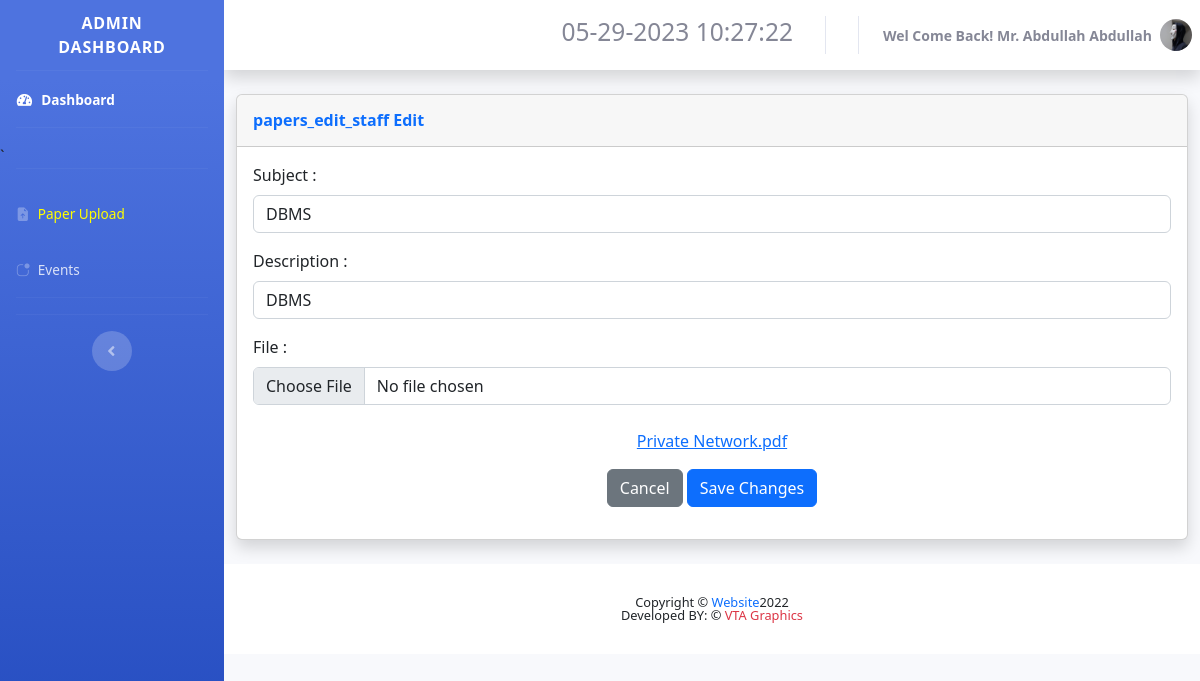
The page /hilurians2/pastpapers_edit_staff.php?uid=11 (signed in) on the database its author committed.
### tables this page shows
CREATE TABLE `user` (
  `ID` int(11) NOT NULL,
  `First_Name` varchar(20) NOT NULL,
  `Last_Name` varchar(20) NOT NULL,
  `dob` date NOT NULL,
  `Gender` varchar(6) NOT NULL,
  `email` varchar(35) NOT NULL,
  `phone` varchar(10) NOT NULL,
  `username` varchar(15) NOT NULL,
  `password` text NOT NULL,
  `usertype` varchar(30) NOT NULL,
  `created_time` datetime NOT NULL DEFAULT current_timestamp(),
  `index_or_staff` varchar(5) NOT NULL,
  `NIC` varchar(12) NOT NULL,
  `image` text NOT NULL,
  `u_status` int(1) NOT NULL
);

CREATE TABLE `papers` (
  `id` int(11) NOT NULL,
  `by_upload` text NOT NULL,
  `subject` varchar(20) NOT NULL,
  `description` varchar(100) NOT NULL,
  `file` text NOT NULL,
  `status` int(1) NOT NULL
);

### hilurians2/pastpapers_edit_staff.php (the view, shortened to what this page needs)
<?php
    include 'session.php';
?>
<!DOCTYPE html>
<html lang="en">
<head>
    <link href="vendor/fontawesome-free/css/all.min.css" rel="stylesheet" type="text/css">
    <link href="css/sb-admin-2.min.css" rel="stylesheet">
    <link rel="stylesheet" href="https://cdn.jsdelivr.net/npm/bootstrap-icons@1.10.2/font/bootstrap-icons.css">
    <link rel="stylesheet" href="https://cdnjs.cloudflare.com/ajax/libs/normalize/5.0.0/normalize.min.css">
    <link rel="stylesheet" href="css/stylesearch.css">
    <link href="vendor/select2/select2.min.css" rel="stylesheet" media="all">
    <link href="vendor/datepicker/daterangepicker.css" rel="stylesheet" media="all">
    <link rel="stylesheet" href="https://pro.fontawesome.com/releases/v5.10.0/css/all.css"/>
    <link rel="stylesheet" href="./css/bootstrap.min.css">
    <link rel="stylesheet" href="./fullcalendar/lib/main.min.css">
</head>
<body id="page-top">
    <link rel="stylesheet" href="https://use.fontawesome.com/releases/v5.1.0/css/all.css">
    <div id="wrapper">
        <ul class="navbar-nav bg-gradient-primary sidebar sidebar-dark accordion" id="accordionSidebar">
            <a class="sidebar-brand d-flex align-items-center justify-content-center" href="#">
                <div class="sidebar-brand-text mx-3">Admin Dashboard <sup></sup></div>
            </a>
            <hr class="sidebar-divider my-0">
            <li class="nav-item active">
                <a class="nav-link" href="admin.php">
                    <i class="fas fa-fw fa-tachometer-alt"></i>
                    <span>Dashboard</span></a>
            </li>
            <hr class="sidebar-divider">
            `
            <hr class="sidebar-divider">
             <li class="nav-item">
                <a class="nav-link" href="pastpapers_staff.php">
                <i class="bi bi-file-earmark-arrow-up-fill"></i>
                    <span style="color:Yellow;">Paper Upload</span>
                </a>
            </li>
            <li class="nav-item">
                <a class="nav-link" href="events_front.php">
                    <i class="bi bi-app-indicator"></i>
                    <span>Events</span></a>
            </li>
            <hr class="sidebar-divider d-none d-md-block">
            <hr class="sidebar-divider d-none d-md-block">
            <div class="text-center d-none d-md-inline">
                <button class="rounded-circle border-0" id="sidebarToggle"></button>
            </div>
        </ul>
        <div id="content-wrapper" class="d-flex flex-column">
            <div id="content">
                <nav class="navbar navbar-expand navbar-light bg-white topbar mb-4 static-top shadow">
                    <ul class="navbar-nav ml-auto">
                        <li class="nav-item dropdown no-arrow">
                            <a class="nav-link" href="#" role="button">
                                <h3><span class="mr-2 d-none d-lg-inline text-gray-600 small" id="date-time"></span></h3>
                            </a>
                        </li>
                        <li class="nav-item dropdown no-arrow">
                            <a class="nav-link dropdown-toggle" href="#" id="userDropdown" role="button"
                                data-toggle="dropdown" aria-haspopup="true" aria-expanded="false">
                                <span class="mr-2 d-none d-lg-inline text-gray-600 small">
                                    <b>
                                    <?php
                                        $sql="SELECT * FROM user WHERE username='".$_SESSION["username"]."'";
                                        $exe=mysqli_query($con,$sql);
                                        $row=mysqli_fetch_array($exe);
                                            $fname=$row['First_Name'];
                                            $lname=$row['Last_Name'];
                                            $gender=$row['Gender'];
                                        if ($gender == "Male")
                                        {
                                            echo "Wel Come Back! Mr.  ".$fname." ".$lname;
                                        }
                                        else
                                        {
                                            echo "Wel Come Back! Ms.  ".$fname." ".$lname;
                                        }
                                    ?>
                                    </b>
                                </span>
                                <img class="img-profile rounded-circle"
                                    src="img/<?php echo $row['image']; ?>">
                            </a>
                        </li>
                    </ul>
                </nav>
<div class="container-fluid">
    <div class="card shadow mb-4">
        <div class="card-header py-3">
        <h6 class="m-0 font-weight-bold text-primary">papers_edit_staff Edit </h6>
        </div>
        <div class="card-body">
            <?php
                $id=$_GET['uid'];
                $sql1="SELECT * FROM papers WHERE id='$id';";
                $res1=mysqli_query($con,$sql1);
                $row=mysqli_fetch_array($res1);
            ?>
            <form action="" method="post" enctype="multipart/form-data">
                <div class="form-group">
                    <label >Subject :</label>
                    <input class="form-control" type="text" paceholder="Name" autocomplete="off" value="<?php echo $row['subject'];?>" name="name" required>
                </div>
                <div class="form-group">
                    <label >Description :</label>
                    <input class="form-control" type="text" paceholder="Description" autocomplete="off" value="<?php echo $row['description'];?>" name="desc" required>
                </div>
                <div class="form-group">
                    <label >File :</label>
                    <input class="form-control" type="File" paceholder="Image" id="img" accept="image/*" name="img" ><br>
                    <center><a href="pdf/<?php echo $row['file']; ?>" target="_blank"><?php echo $row['file']; ?></a><br></center>
                </div>
                <div class="form-group" align="center">
                    <a class="btn btn-secondary" href="pastpapers.php">Cancel</a>
                    <button type="submit" class="btn btn-primary" name="save" >Save Changes</button>
                </div>
            </form>
        </div>
    </div>
</div>
<footer class="sticky-footer bg-white" style="bottom: 0;width: 100%;">
    <div class="container my-auto" align="center">
        <div class="copyright text-center my-auto">
            <span>Copyright &copy; <span class="text-primary">Website</span>2022</span>
            <br>
            <span>Developed BY: &copy; <span class="text-danger">VTA Graphics</span></span>
        </div>
    </div>
</footer>
</div>
</div>
</body>
</html>

### hilurians2/css/stylesearch.css (style rules this page uses)
body { background: #7D26CD; }

### hilurians2/pastpapers_edit_staff.php (style rules this page uses)
:root { --bs-success-rgb: 71, 222, 152 !important; }

### rows shown on the page
user: First_Name "Abdullah", Last_Name "Abdullah", image (picture)
papers: name "DBMS", desc "DBMS", file "Private Network.pdf"
